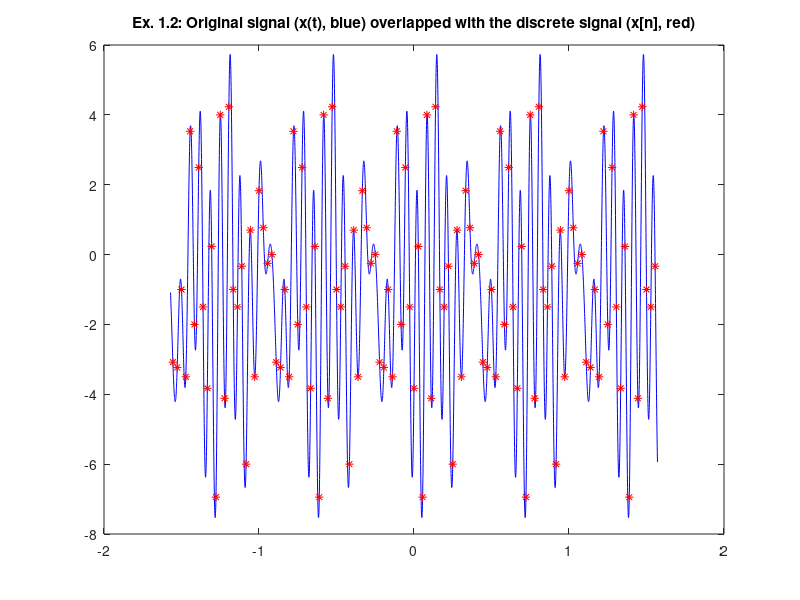
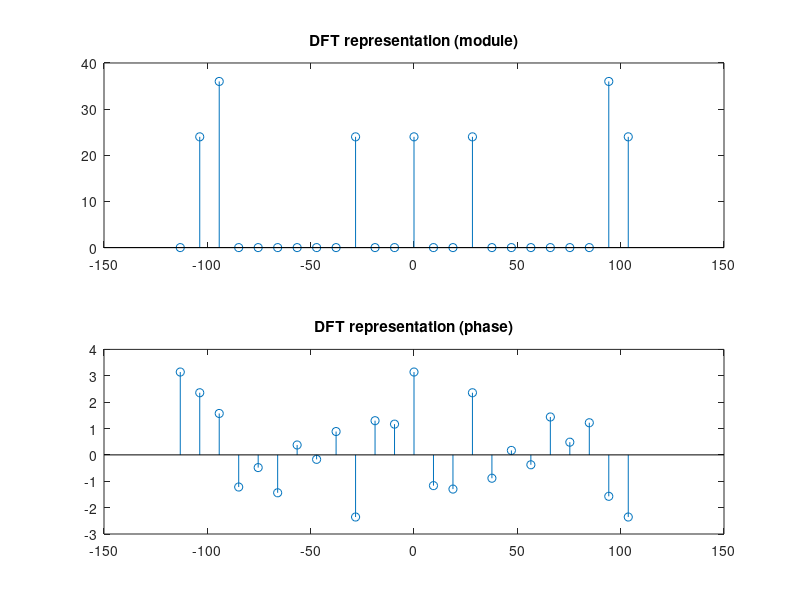
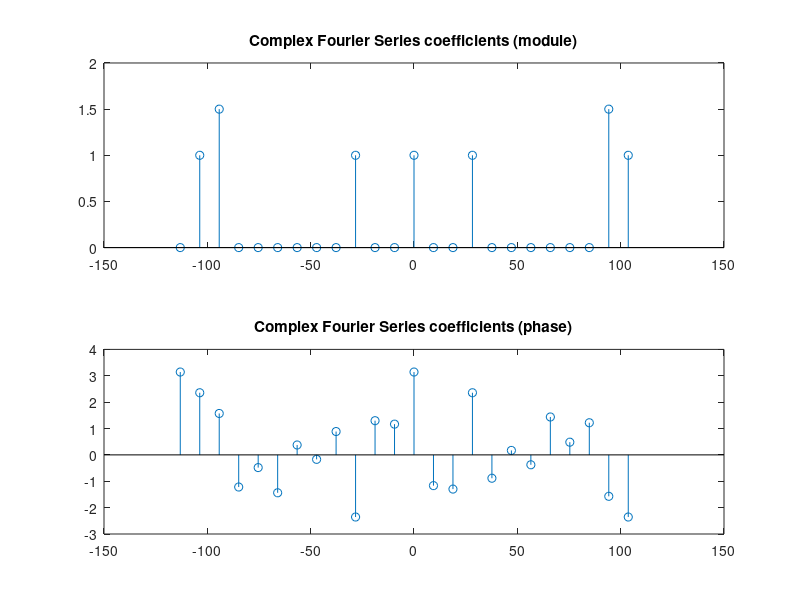
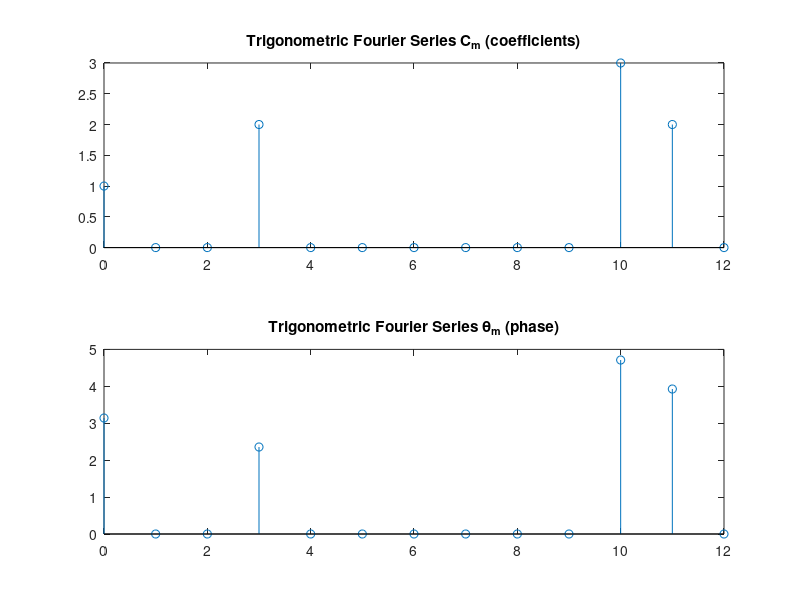

Write the MATLAB code that produced these figures, in order.
%% Ex. 1
% G = 25;
% x(t)	= -1 + 3 * sin(30 * pi * t) + 4 * mod(G, 2) * sin(12 * pi * t - pi / 4) * cos(21 * pi * t) + 4 * mod(G + 1, 2) * cos(20 * pi * t + pi / 4) * sin(45 * pi * t)
%
% x(t)	= -1 + 3 * sin(30 * pi * t) + 4 * sin(12 * pi * t - pi / 4) * cos(21 * pi * t)
%		= cos(pi) + 2 * cos(9 * pi .* t + 3 * pi / 4) + 3 * cos(30 * pi .* t + 3 * pi / 2) + 2 * cos(33 * pi .* t + 5 * pi / 4)

%% Ex. 1.1
% According to the Nyquist-Shannon Theorem, the sampling frequency should
% be greater than twice the maximum frequency, i.e., Fs > 2 * F_max.
% Since mod(2 * F_max, F_0) = 0, adding a multiple of the
% critical frequency (F_0) still assures a F_0 multiple.

W0 = 3 * pi;	% mdc(0, 9 * pi, 30 * pi, 33 * pi)
Wmax = 33 * pi;	% max(0, 9 * pi, 30 * pi, 33 * pi)

% Fs = 2 * F_max + n * F_0, with F_0 > 0 (and, in this case, n = 2)
Ws = (2 * Wmax + 2 * W0);
% n = 2 assures (in this case) that Ws is a 2 * pi multiple,
% useful for the rad-to-Hz conversion

% radians to hertz conversions
F0 = W0 / (2 * pi);
Fs = Ws / (2 * pi);

% periods
T0 = 1 / F0;
Ts = 1 / Fs;

N = T0 / Ts;

% x_t = cos(pi) + 2 * cos(9 * pi .* t_t + 3 * pi / 4) + 3 * cos(30 * pi .* t_t + 3 * pi / 2) + 2 * cos(33 * pi .* t_t + 5 * pi / 4);
% =>
% x_n = cos(pi) + 2 * cos(9 * pi * Ts * t_n + 3 * pi / 4) + 3 * cos(30 * pi * Ts * t_n + 3 * pi / 2) + 2 * cos(33 * pi * Ts * t_n + 5 * pi / 4);

%% Ex. 1.2.
LLIM = -pi/2;
RLIM = pi/2;

N_POINTS = 5000;

t_t = linspace(LLIM, RLIM, N_POINTS);
t_n = (sign(LLIM) * floor(abs(LLIM) / Ts)) : 1 : (sign(RLIM) * floor(abs(RLIM) / Ts));

x_t = cos(pi) + 2 * cos(9 * pi .* t_t + 3 * pi / 4) + 3 * cos(30 * pi .* t_t + 3 * pi / 2) + 2 * cos(33 * pi .* t_t + 5 * pi / 4);
x_n = cos(pi) + 2 * cos(9 * pi * Ts * t_n + 3 * pi / 4) + 3 * cos(30 * pi * Ts * t_n + 3 * pi / 2) + 2 * cos(33 * pi * Ts * t_n + 5 * pi / 4);

titl_ = 'Ex. 1.2: Original signal (x(t), blue) overlapped with the discrete signal (x[n], red)';
figure('Name', titl_);
plot(t_t, x_t, 'b', t_n * Ts, x_n, 'r*');
title(titl_);

%% Ex. 1.3.
t_n = 0:(N-1);

x_n = cos(pi) + 2 * cos(9 * pi * Ts * t_n + 3 * pi / 4) + 3 * cos(30 * pi * Ts * t_n + 3 * pi / 2) + 2 * cos(33 * pi * Ts * t_n + 5 * pi / 4);
X_n = fftshift(fft(x_n));

% if mod(N, 2) == 0
%	omega = (-(N / 2) : 1 : N / 2 - 1) * Ws / N
% else
%	omega = (-((N-1) / 2) : 1 : ((N-1) / 2)) * Ws / N
omega = ((-(N-mod(N, 2)) / 2) : 1 : ((N-mod(N, 2)) / 2 - (1 - mod(N, 2)))) * Ws / N;

titl_ = '%sDFT representation (%s)';
figure('Name', sprintf(titl_, 'Ex. 1.3: ', 'module and phase'));

subplot(2,1,1);
stem(omega, abs(X_n));
title(sprintf(titl_, '', 'module'));

subplot(2,1,2);
stem(omega, angle(X_n));
title(sprintf(titl_, '', 'phase'));

%% Ex. 1.4.
% Since
% c_m	->	FT	->	DFT
%		xT0		x1/Ts
% then we must divide by T0/Ts, N (since N = T0/Ts)
% in order to obtain the Complex Fourier Transform coefficients
c_m = X_n / N;

titl_ = '%sComplex Fourier Series coefficients (%s)';
figure('Name', sprintf(titl_, 'Ex. 1.4: ', 'module and phase'));

subplot(2,1,1);
stem(omega, abs(c_m));
title(sprintf(titl_, '', 'module'));

subplot(2,1,2);
stem(omega, angle(c_m));
title(sprintf(titl_, '', 'phase'));

%% Ex. 1.5.
% if mod(N, 2) == 0
%	W0_index = N / 2 + 1
% else
%	W0_index = (N - 1) / 2 + 1
W0_index = (N - mod(N, 2)) / 2 + 1;
omega = 0:(W0_index - 1);

% We use the negative part of the Complex Fourier coefficients, since they
% possess 1 more value (when N is an even number).
C_m = abs(c_m(W0_index:-1:1)) * 2;
C_m(1) = C_m(1) / 2;

% Since we're using the negative part of the angles, we must use their
% conjugate.
% We make them mod(2 * pi) in order to normalize them on the interval
% w in [0, 2 * pi].
% The .* (abs(C_m) > exp(-12)) part is to assure that only the relevant
% angular frequencies (C_m ~= 0) are plotted.
Theta_m = mod(angle(conj(c_m(W0_index:-1:1))) .* (abs(C_m) > exp(-12)), 2 * pi);

titl_ = '%sTrigonometric Fourier Series %s';
figure('Name', sprintf(titl_, 'Ex. 1.5: ', 'parameters (Cm (coefficients) and theta (phase))'));

subplot(2,1,1);
stem(omega, C_m);
title(sprintf(titl_, '', 'C_m (coefficients)'));

subplot(2,1,2);
stem(omega, Theta_m);
title(sprintf(titl_, '',  '\theta_m (phase)'));

%% Ex. 1.6.
x_t_rec = zeros(1, N_POINTS);

% Fourier Series signal reconstruction
for i = 1:length(C_m)
	x_t_rec = x_t_rec + C_m(i) * cos((i-1) * W0 * t_t + Theta_m(i));
end;

titl_ = 'Ex. 1.6: Original signal (x(t), blue) overlapped with the reconstructed signal through the Fourier Series (x[n], red)';
figure('Name', titl_);
plot(t_t, x_t, 'b', t_t, x_t_rec, 'r.');
title(titl_);